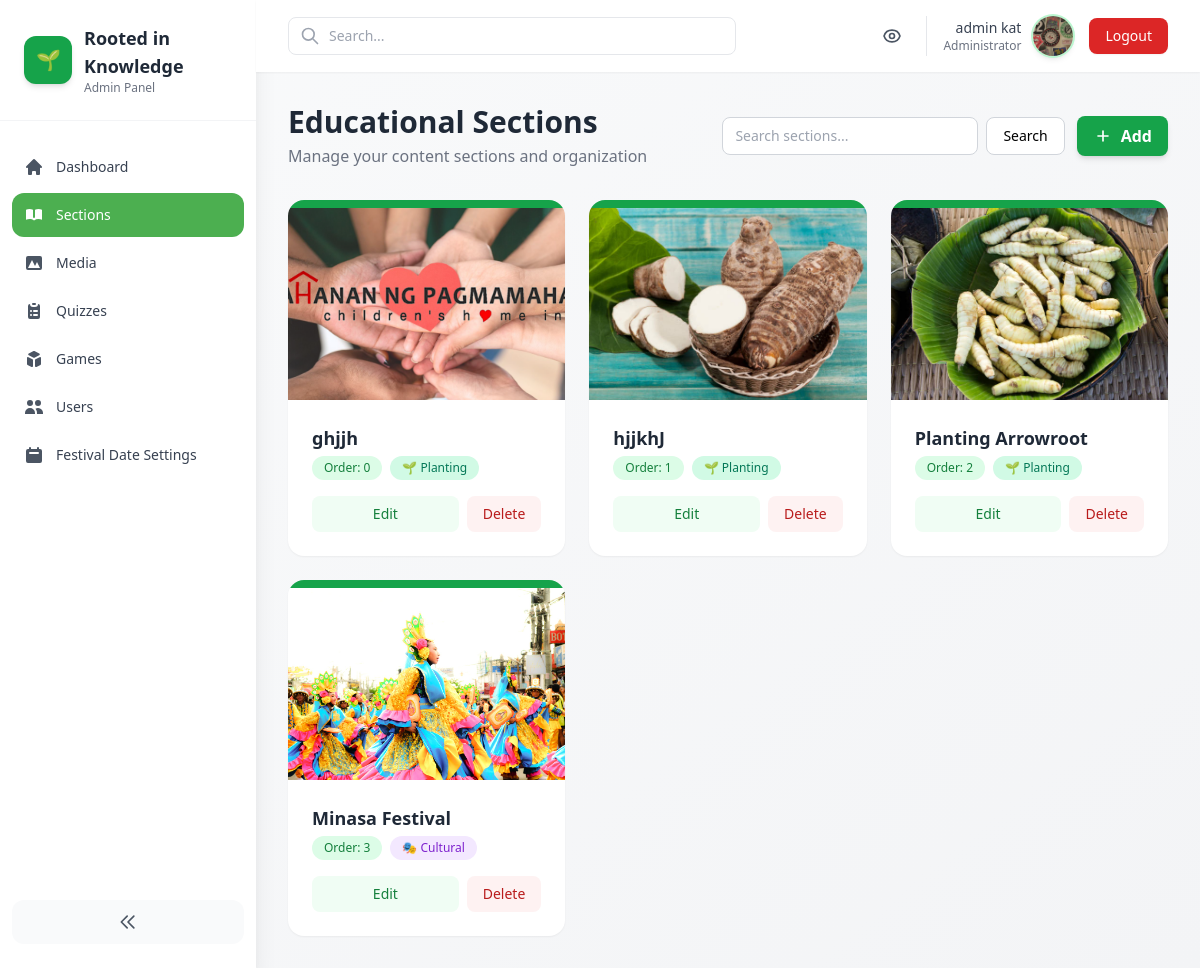
The app's page /admin-panel/sections/ (signed in) with its own data.
### core/models.py (models this page shows, shortened)
class StudentProfile(models.Model):
    user = models.OneToOneField(settings.AUTH_USER_MODEL, on_delete=models.CASCADE)
    full_name = models.CharField(max_length=200, blank=True)
    profile_picture = models.ImageField(upload_to='profile_pics/', blank=True, null=True)
    birthday = models.DateField(null=True, blank=True)
    grade = models.PositiveSmallIntegerField(null=True, blank=True)
    must_change_password = models.BooleanField(default=True)
    created_at = models.DateTimeField(auto_now_add=True)

class EducationalSection(models.Model):
    CATEGORY_CHOICES = [
        ('planting', 'Planting'),
        ('cultural', 'Cultural'),
        ('historical', 'Historical'),
        ('economic', 'Economic Value'),
    ]
    SLUG_MAX = 100
    title = models.CharField(max_length=200)
    slug = models.SlugField(max_length=SLUG_MAX, unique=True)
    category = models.CharField(max_length=50, choices=CATEGORY_CHOICES, default='planting')
    description = models.TextField(blank=True)
    content = models.TextField(blank=True)
    order = models.PositiveIntegerField(default=0)
    created_at = models.DateTimeField(auto_now_add=True)
    header_image = models.ImageField(upload_to='section_headers/', blank=True, null=True)
    content_image = models.ImageField(upload_to='section_content/', blank=True, null=True)
    class Meta:
        ordering = ['order', '-created_at']

### core/admin_panel/views.py (the view)
# urls.py: path('admin-panel/sections/', admin_views.SectionListView.as_view(), name='admin_sections'),
@method_decorator(staff_member_required, name='dispatch')
class SectionListView(ListView):
    model = EducationalSection
    template_name = 'core/admin_panel/section_list.html'
    context_object_name = 'sections'
    paginate_by = 12
    def get_queryset(self):
        qs = super().get_queryset()
        q = self.request.GET.get('q')
        if q:
            qs = qs.filter(title__icontains=q)
        return qs

### core/templates/core/admin_panel/section_list.html (shortened to what this page needs)
{% extends 'core/admin_panel/base.html' %}
{% load static %}
{% block content %}
<div class="flex flex-col sm:flex-row sm:items-center sm:justify-between mb-8 gap-4">
  <div>
    <h1 class="text-3xl font-bold text-gray-800">Educational Sections</h1>
    <p class="text-gray-500 mt-1">Manage your content sections and organization</p>
  </div>
  <div class="flex items-center gap-3 w-full sm:w-auto">
    <form method="get" class="flex items-center gap-2 w-full sm:w-auto">
      <input type="search" name="q" value="{{ request.GET.q }}" placeholder="Search sections..." class="w-full sm:w-64 px-3 py-2 border border-gray-300 rounded-lg text-sm focus:outline-none focus:ring-2 focus:ring-green-500 focus:border-transparent" />
      <button type="submit" class="px-4 py-2 text-sm bg-white border border-gray-300 rounded-lg hover:bg-gray-50">Search</button>
    </form>
    <a href="{% url 'core:admin_section_add' %}" class="inline-flex items-center justify-center gap-2 px-4 py-2 bg-green-600 text-white font-semibold rounded-lg hover:bg-green-700 transition-all shadow-md hover:shadow-lg">
      <svg class="w-5 h-5" fill="none" stroke="currentColor" viewBox="0 0 24 24">
        <path stroke-linecap="round" stroke-linejoin="round" stroke-width="2" d="M12 6v6m0 0v6m0-6h6m-6 0H6"></path>
      </svg>
      Add
    </a>
  </div>
</div>
<div class="grid grid-cols-1 md:grid-cols-2 lg:grid-cols-3 gap-6">
  {% for s in sections %}
  <div class="bg-white rounded-2xl shadow-sm hover:shadow-md transition-all overflow-hidden">
    <div class="h-2 bg-green-600"></div>
    <div class="relative w-full h-48 overflow-hidden">
      {% if s.header_image %}
        <img src="{{ s.header_image.url }}" alt="{{ s.title }}" class="w-full h-full object-cover" />
      {% endif %}
    </div>
    <div class="p-6">
      <div class="flex items-start justify-between mb-3">
        <div class="flex-1">
          <h3 class="text-lg font-bold text-gray-800 mb-1">{{ s.title }}</h3>
          <div class="flex flex-wrap items-center gap-2">
            <span class="inline-block px-3 py-1 text-xs font-medium rounded-full bg-green-100 text-green-700">
              Order: {{ s.order }}
            </span>
            {% if s.category == 'planting' %}
              <span class="inline-block px-3 py-1 text-xs font-medium rounded-full bg-emerald-100 text-emerald-700">
                🌱 Planting
              </span>
            {% elif s.category == 'cultural' %}
              <span class="inline-block px-3 py-1 text-xs font-medium rounded-full bg-purple-100 text-purple-700">
                🎭 Cultural
              </span>
            {% elif s.category == 'historical' %}
              <span class="inline-block px-3 py-1 text-xs font-medium rounded-full bg-amber-100 text-amber-700">
                📜 Historical
              </span>
            {% elif s.category == 'economic' %}
              <span class="inline-block px-3 py-1 text-xs font-medium rounded-full bg-blue-100 text-blue-700">
                💰 Economic Value
              </span>
            {% else %}
              <span class="inline-block px-3 py-1 text-xs font-medium rounded-full bg-gray-100 text-gray-700">
                {{ s.get_category_display }}
              </span>
            {% endif %}
          </div>
        </div>
      </div>
      <div class="flex gap-2">
        <a href="{% url 'core:admin_section_edit' s.pk %}" class="flex-1 px-4 py-2 bg-green-50 text-green-700 text-sm font-medium rounded-lg hover:bg-green-100 transition-colors text-center">
          Edit
        </a>
        <a href="{% url 'core:admin_section_delete' s.pk %}" class="px-4 py-2 bg-red-50 text-red-700 text-sm font-medium rounded-lg hover:bg-red-100 transition-colors">
          Delete
        </a>
      </div>
    </div>
  </div>
  {% endfor %}
</div>
{% endblock %}

### core/templates/core/admin_panel/base.html (shortened to what this page needs)
<!doctype html>
<html lang="en">
  <head>
    <script src="https://cdn.tailwindcss.com"></script>
  </head>
  <body class="bg-gradient-to-br from-gray-50 to-gray-100 min-h-screen antialiased" x-data="{ sidebarOpen: true, mobileMenuOpen: false }">
    <div class="min-h-screen flex">
      <aside :class="sidebarOpen ? 'w-64' : 'w-20'" class="bg-white shadow-xl transition-all duration-300 h-screen sticky top-0 hidden lg:block">
        <div class="p-6 border-b border-gray-100">
          <div class="flex items-center gap-3">
            <div class="w-12 h-12 bg-green-600 rounded-xl flex items-center justify-center text-white shadow-md flex-shrink-0">
              <span class="text-xl">🌱</span>
            </div>
            <div x-show="sidebarOpen" x-transition>
              <div class="text-lg font-bold text-gray-800">Rooted in Knowledge</div>
              <p class="text-xs text-gray-500">Admin Panel</p>
            </div>
          </div>
        </div>
        <nav class="mt-6 px-3">
          <ul class="space-y-1 text-sm">
            <li>
              <a href="{% url 'core:admin_dashboard' %}" class="flex items-center gap-3 p-3 rounded-xl hover:bg-green-50 transition-all group {% if request.resolver_match.url_name == 'admin_dashboard' %}active-nav{% endif %}">
                <svg class="w-5 h-5 flex-shrink-0 {% if request.resolver_match.url_name == 'admin_dashboard' %}text-white{% else %}text-gray-600 group-hover:text-green-600{% endif %}" fill="currentColor" viewBox="0 0 20 20">
                  <path d="M10.707 2.293a1 1 0 00-1.414 0l-7 7a1 1 0 001.414 1.414L4 10.414V17a1 1 0 001 1h2a1 1 0 001-1v-2a1 1 0 011-1h2a1 1 0 011 1v2a1 1 0 001 1h2a1 1 0 001-1v-6.586l.293.293a1 1 0 001.414-1.414l-7-7z"></path>
                </svg>
                <span x-show="sidebarOpen" class="font-medium {% if request.resolver_match.url_name == 'admin_dashboard' %}text-white{% else %}text-gray-700 group-hover:text-green-600{% endif %}">Dashboard</span>
              </a>
            </li>
            <li>
              <a href="{% url 'core:admin_sections' %}" class="flex items-center gap-3 p-3 rounded-xl hover:bg-green-50 transition-all group {% if 'section' in request.resolver_match.url_name %}active-nav{% endif %}">
                <svg class="w-5 h-5 flex-shrink-0 {% if 'section' in request.resolver_match.url_name %}text-white{% else %}text-gray-600 group-hover:text-green-600{% endif %}" fill="currentColor" viewBox="0 0 20 20">
                  <path d="M9 4.804A7.968 7.968 0 005.5 4c-1.255 0-2.443.29-3.5.804v10A7.969 7.969 0 015.5 14c1.669 0 3.218.51 4.5 1.385A7.962 7.962 0 0114.5 14c1.255 0 2.443.29 3.5.804v-10A7.968 7.968 0 0014.5 4c-1.255 0-2.443.29-3.5.804V12a1 1 0 11-2 0V4.804z"></path>
                </svg>
                <span x-show="sidebarOpen" class="font-medium {% if 'section' in request.resolver_match.url_name %}text-white{% else %}text-gray-700 group-hover:text-green-600{% endif %}">Sections</span>
              </a>
            </li>
            <li>
              <a href="{% url 'core:admin_media' %}" class="flex items-center gap-3 p-3 rounded-xl hover:bg-green-50 transition-all group {% if 'media' in request.resolver_match.url_name %}active-nav{% endif %}">
                <svg class="w-5 h-5 flex-shrink-0 {% if 'media' in request.resolver_match.url_name %}text-white{% else %}text-gray-600 group-hover:text-green-600{% endif %}" fill="currentColor" viewBox="0 0 20 20">
                  <path fill-rule="evenodd" d="M4 3a2 2 0 00-2 2v10a2 2 0 002 2h12a2 2 0 002-2V5a2 2 0 00-2-2H4zm12 12H4l4-8 3 6 2-4 3 6z" clip-rule="evenodd"></path>
                </svg>
                <span x-show="sidebarOpen" class="font-medium {% if 'media' in request.resolver_match.url_name %}text-white{% else %}text-gray-700 group-hover:text-green-600{% endif %}">Media</span>
              </a>
            </li>
            <li>
              <a href="{% url 'core:admin_quizzes' %}" class="flex items-center gap-3 p-3 rounded-xl hover:bg-green-50 transition-all group {% if 'quiz' in request.resolver_match.url_name %}active-nav{% endif %}">
                <svg class="w-5 h-5 flex-shrink-0 {% if 'quiz' in request.resolver_match.url_name %}text-white{% else %}text-gray-600 group-hover:text-green-600{% endif %}" fill="currentColor" viewBox="0 0 20 20">
                  <path d="M9 2a1 1 0 000 2h2a1 1 0 100-2H9z"></path>
                  <path fill-rule="evenodd" d="M4 5a2 2 0 012-2 3 3 0 003 3h2a3 3 0 003-3 2 2 0 012 2v11a2 2 0 01-2 2H6a2 2 0 01-2-2V5zm3 4a1 1 0 000 2h.01a1 1 0 100-2H7zm3 0a1 1 0 000 2h3a1 1 0 100-2h-3zm-3 4a1 1 0 100 2h.01a1 1 0 100-2H7zm3 0a1 1 0 100 2h3a1 1 0 100-2h-3z" clip-rule="evenodd"></path>
                </svg>
                <span x-show="sidebarOpen" class="font-medium {% if 'quiz' in request.resolver_match.url_name %}text-white{% else %}text-gray-700 group-hover:text-green-600{% endif %}">Quizzes</span>
              </a>
            </li>
            <li>
              <a href="{% url 'core:admin_games' %}" class="flex items-center gap-3 p-3 rounded-xl hover:bg-green-50 transition-all group {% if 'game' in request.resolver_match.url_name %}active-nav{% endif %}">
                <svg class="w-5 h-5 flex-shrink-0 {% if 'game' in request.resolver_match.url_name %}text-white{% else %}text-gray-600 group-hover:text-green-600{% endif %}" fill="currentColor" viewBox="0 0 20 20">
                  <path d="M11 17a1 1 0 001.447.894l4-2A1 1 0 0017 15V9.236a1 1 0 00-1.447-.894l-4 2a1 1 0 00-.553.894V17zM15.211 6.276a1 1 0 000-1.788l-4.764-2.382a1 1 0 00-.894 0L4.789 4.488a1 1 0 000 1.788l4.764 2.382a1 1 0 00.894 0l4.764-2.382zM4.447 8.342A1 1 0 003 9.236V15a1 1 0 00.553.894l4 2A1 1 0 009 17v-5.764a1 1 0 00-.553-.894l-4-2z"></path>
                </svg>
                <span x-show="sidebarOpen" class="font-medium {% if 'game' in request.resolver_match.url_name %}text-white{% else %}text-gray-700 group-hover:text-green-600{% endif %}">Games</span>
              </a>
            </li>
            <li>
              <a href="{% url 'core:admin_users' %}" class="flex items-center gap-3 p-3 rounded-xl hover:bg-green-50 transition-all group {% if 'user' in request.resolver_match.url_name %}active-nav{% endif %}">
                <svg class="w-5 h-5 flex-shrink-0 {% if 'user' in request.resolver_match.url_name %}text-white{% else %}text-gray-600 group-hover:text-green-600{% endif %}" fill="currentColor" viewBox="0 0 20 20">
                  <path d="M9 6a3 3 0 11-6 0 3 3 0 016 0zM17 6a3 3 0 11-6 0 3 3 0 016 0zM12.93 17c.046-.327.07-.66.07-1a6.97 6.97 0 00-1.5-4.33A5 5 0 0119 16v1h-6.07zM6 11a5 5 0 015 5v1H1v-1a5 5 0 015-5z"></path>
                </svg>
                <span x-show="sidebarOpen" class="font-medium {% if 'user' in request.resolver_match.url_name %}text-white{% else %}text-gray-700 group-hover:text-green-600{% endif %}">Users</span>
              </a>
            </li>
            <li>
              <a href="{% url 'core:admin_festival_date_settings' %}" class="flex items-center gap-3 p-3 rounded-xl hover:bg-green-50 transition-all group {% if 'festival_date' in request.resolver_match.url_name %}active-nav{% endif %}">
                <svg class="w-5 h-5 flex-shrink-0 {% if 'festival_date' in request.resolver_match.url_name %}text-white{% else %}text-gray-600 group-hover:text-green-600{% endif %}" fill="currentColor" viewBox="0 0 20 20">
                  <path fill-rule="evenodd" d="M6 2a1 1 0 00-1 1v1H4a2 2 0 00-2 2v10a2 2 0 002 2h12a2 2 0 002-2V6a2 2 0 00-2-2h-1V3a1 1 0 10-2 0v1H7V3a1 1 0 00-1-1zm0 5a1 1 0 000 2h8a1 1 0 100-2H6z" clip-rule="evenodd"></path>
                </svg>
                <span x-show="sidebarOpen" class="font-medium {% if 'festival_date' in request.resolver_match.url_name %}text-white{% else %}text-gray-700 group-hover:text-green-600{% endif %}">Festival Date Settings</span>
              </a>
            </li>
          </ul>
        </nav>
        <div class="absolute bottom-6 left-0 right-0 px-3">
          <button @click="sidebarOpen = !sidebarOpen" class="w-full p-3 bg-gray-50 hover:bg-gray-100 rounded-xl transition-all flex items-center justify-center">
            <svg class="w-5 h-5 text-gray-600" fill="none" stroke="currentColor" viewBox="0 0 24 24">
              <path stroke-linecap="round" stroke-linejoin="round" stroke-width="2" d="M11 19l-7-7 7-7m8 14l-7-7 7-7"></path>
            </svg>
          </button>
        </div>
      </aside>
      <div class="flex-1 flex flex-col min-w-0">
        <header class="bg-white shadow-sm sticky top-0 z-40">
          <div class="px-4 sm:px-6 lg:px-8 py-4 flex items-center justify-between">
            <div class="flex items-center gap-4 flex-1">
              <div class="relative max-w-md w-full">
                <input type="search" placeholder="Search..." class="w-full pl-10 pr-4 py-2 border border-gray-200 rounded-lg focus:outline-none focus:ring-2 focus:ring-green-500 focus:border-transparent text-sm" />
                <svg class="w-5 h-5 text-gray-400 absolute left-3 top-1/2 -translate-y-1/2" fill="none" stroke="currentColor" viewBox="0 0 24 24">
                  <path stroke-linecap="round" stroke-linejoin="round" stroke-width="2" d="M21 21l-6-6m2-5a7 7 0 11-14 0 7 7 0 0114 0z"></path>
                </svg>
              </div>
            </div>
            <div class="flex items-center gap-4">
              <a href="/" class="p-2 hover:bg-gray-100 rounded-lg transition" title="View Site">
              </a>
             <a href="{% url 'core:profile' %}">
              <div class="flex items-center gap-3 pl-4 border-l border-gray-200">
                <div class="text-right hidden sm:block">
                  <div class="text-sm font-medium text-gray-700">{{ user.username }}</div>
                  <div class="text-xs text-gray-500">Administrator</div>
                </div>
                {% if user.studentprofile.profile_picture %}
                  <img src="{{ user.studentprofile.profile_picture.url }}" alt="{{ user.username }}" class="w-10 h-10 rounded-full object-cover shadow-md ring-2 ring-green-200">
                {% else %}
                  <div class="w-10 h-10 bg-green-600 rounded-full flex items-center justify-center text-white font-semibold shadow-md">
                    {{ user.username|slice:":1"|upper }}
                  </div>
                {% endif %}
              </div>
             </a>
              <a href="{% url 'logout' %}" class="px-4 py-2 text-sm font-medium text-white bg-red-600 hover:bg-red-700 rounded-lg shadow-sm hover:shadow-md transition-all duration-200">
                Logout
              </a>
            </div>
          </div>
        </header>
        <main class="flex-1 p-4 sm:p-6 lg:p-8">
          {% block content %}{% endblock %}
        </main>
      </div>
    </div>
  </body>
</html>

### records on screen
EducationalSection: header_image (picture), title "ghjjh", order "0", category "🌱 Planting"
EducationalSection: header_image (picture), title "hjjkhJ", order "1", category "🌱 Planting"
EducationalSection: header_image (picture), title "Planting Arrowroot", order "2", category "🌱 Planting"
EducationalSection: header_image (picture), title "Minasa Festival", order "3", category "🎭 Cultural"

### other values on screen
{{ user.username }} "admin kat"
